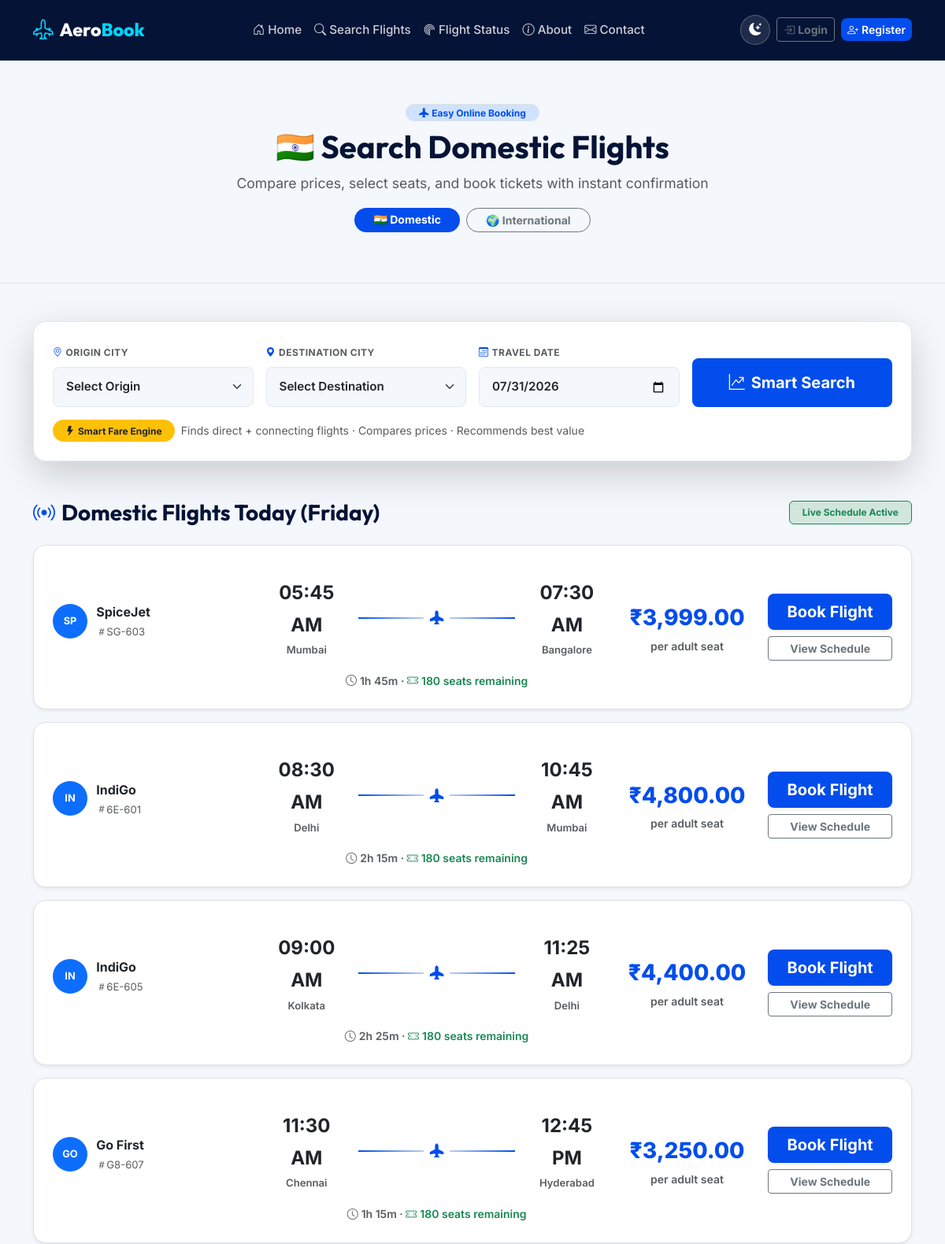
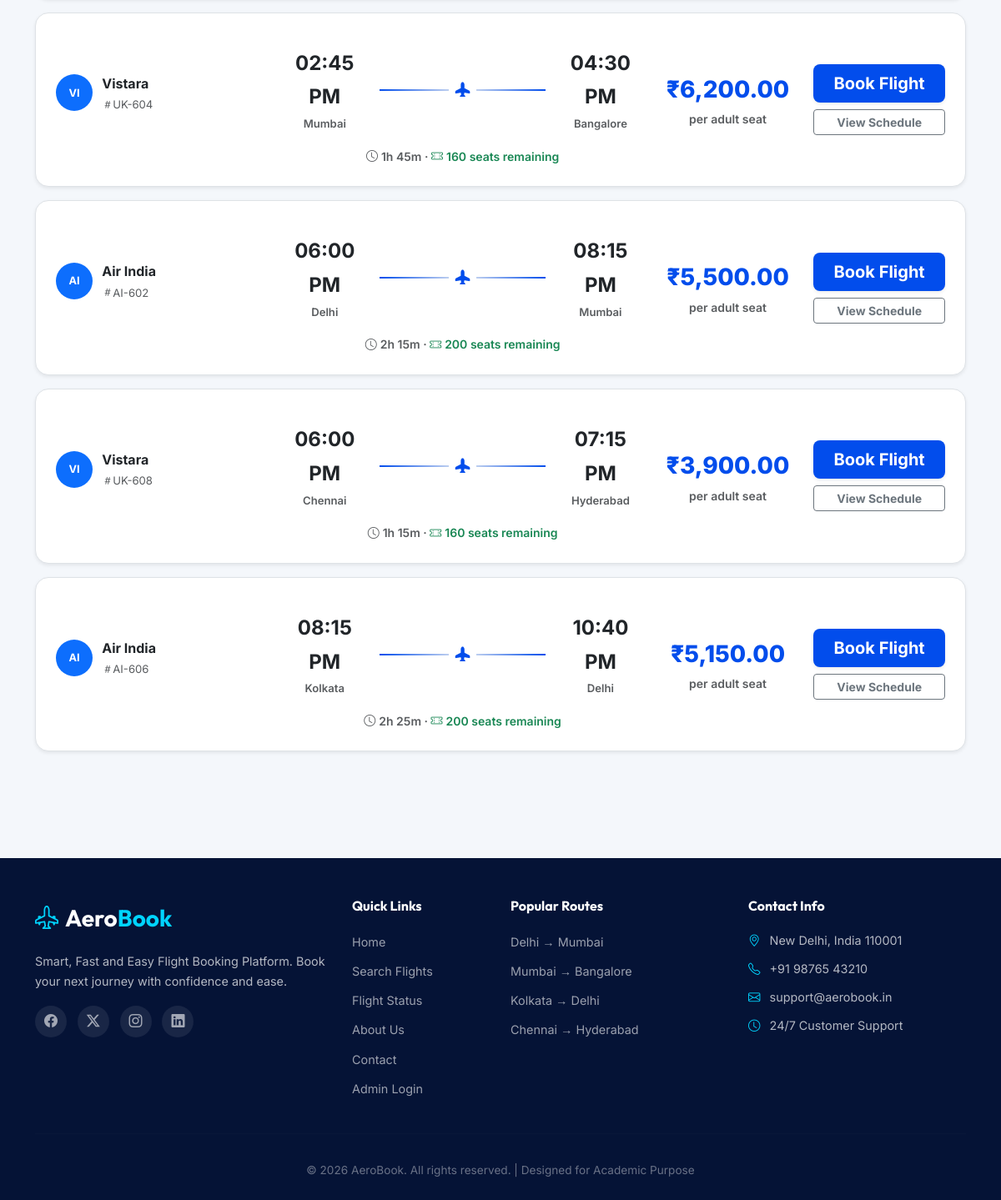
The app's page /search-flights.php with its own data (2 pictures, top to bottom).
### tables this page shows
CREATE TABLE IF NOT EXISTS flights (
    flight_id INT AUTO_INCREMENT PRIMARY KEY,
    airline_name VARCHAR(100) NOT NULL,
    flight_number VARCHAR(20) NOT NULL UNIQUE,
    source VARCHAR(100) NOT NULL,
    destination VARCHAR(100) NOT NULL,
    departure_time DATETIME NOT NULL,
    arrival_time DATETIME NOT NULL,
    total_seats INT NOT NULL DEFAULT 180,
    seats_available INT NOT NULL DEFAULT 180,
    price DECIMAL(10, 2) NOT NULL,
    status ENUM('Scheduled', 'Delayed', 'Cancelled', 'Completed') DEFAULT 'Scheduled',
    created_at TIMESTAMP DEFAULT CURRENT_TIMESTAMP
);

### includes/FlightHelper.php (called while the page is built, shortened)
<?php
if (!defined('AEROBOOK_FLIGHT_HELPER')) {
function getTodaysFlights($date) {
    global $conn;
    $stmt = mysqli_prepare($conn, "SELECT * FROM flights WHERE status='Scheduled' AND seats_available > 0 AND DAYOFWEEK(departure_time) = DAYOFWEEK(?) ORDER BY TIME(departure_time) ASC");
    mysqli_stmt_bind_param($stmt, "s", $date);
    mysqli_stmt_execute($stmt);
    $result = mysqli_stmt_get_result($stmt);
    $flights = [];
    while ($row = mysqli_fetch_assoc($result)) $flights[] = $row;
    return $flights;
}
}

### includes/functions.php (called while the page is built, shortened)
<?php
function formatPrice($price) {
    return '₹' . number_format($price, 2);
}
function formatTime($datetime) {
    return date('h:i A', strtotime($datetime));
}
function calcDuration($departure, $arrival) {
    $dep = new DateTime($departure);
    $arr = new DateTime($arrival);
    $diff = $dep->diff($arr);
    return $diff->h . 'h ' . $diff->i . 'm';
}
function airlineInitials($name) {
    return strtoupper(substr($name, 0, 2));
}
function isDomesticRoute($source, $destination) {
    $src = trim($source);
    $dst = trim($destination);
    return in_array($src, INDIAN_CITIES) && in_array($dst, INDIAN_CITIES);
}
function filterFlightsByRegion($flights, $region) {
    if ($region === 'domestic') {
        return array_values(array_filter($flights, function($f) {
            return isDomesticRoute($f['source'], $f['destination']);
        }));
    }
    return $flights;
}
function getTodaysFlightsRegion($date, $region = '') {
    return filterFlightsByRegion(getTodaysFlights($date), $region);
}

### search-flights.php (the view, shortened to what this page needs)
<?php
require_once 'includes/header.php';
$region = trim($_GET['region'] ?? 'domestic');
$isDomestic = ($region === 'domestic');
$regionIcon = $isDomestic ? '🇮🇳' : '🌍';
?>
<div class="page-header text-center">
    <div class="container">
        <span class="badge bg-primary-subtle text-accent mb-2 px-3 py-1 border border-accent rounded-pill">
            <i class="bi bi-airplane-fill me-1"></i>Easy Online Booking
        </span>
        <h1 class="fw-bold"><?php echo $regionIcon; ?> Search <?php echo $isDomestic ? 'Domestic' : 'International'; ?> Flights</h1>
        <p class="text-muted">Compare prices, select seats, and book tickets with instant confirmation</p>
        <div class="d-flex gap-2 justify-content-center mt-2">
            <a href="?region=domestic" class="btn btn-sm <?php echo $isDomestic ? 'btn-accent' : 'btn-outline-secondary'; ?> fw-bold rounded-pill px-4">🇮🇳 Domestic</a>
            <a href="?region=international" class="btn btn-sm <?php echo !$isDomestic ? 'btn-accent' : 'btn-outline-secondary'; ?> fw-bold rounded-pill px-4">🌍 International</a>
        </div>
    </div>
</div>
<div class="container py-5">
    <div class="search-panel shadow-lg rounded-4 p-4 mb-5" style="margin-top:0; background: var(--surface-card);">
        <form action="<?php echo BASE_URL; ?>fare-results.php" method="GET" class="needs-loading">
            <div class="row g-3 align-items-end">
                <div class="col-md-3">
                    <label class="form-label uppercase-label text-muted mb-2"><i class="bi bi-geo-alt me-1 text-accent"></i>Origin City</label>
                    <select name="source" class="form-select form-select-lg fw-semibold" required>
                        <option value="">Select Origin</option>
                    </select>
                </div>
                <div class="col-md-3">
                    <label class="form-label uppercase-label text-muted mb-2"><i class="bi bi-geo-alt-fill me-1 text-accent"></i>Destination City</label>
                    <select name="destination" class="form-select form-select-lg fw-semibold" required>
                        <option value="">Select Destination</option>
                    </select>
                </div>
                <div class="col-md-3">
                    <label class="form-label uppercase-label text-muted mb-2"><i class="bi bi-calendar3 me-1 text-accent"></i>Travel Date</label>
                    <input type="date" name="travel_date" class="form-control form-control-lg fw-semibold" min="<?php echo date('Y-m-d'); ?>" value="<?php echo date('Y-m-d'); ?>">
                </div>
                <div class="col-md-3">
                    <button type="submit" class="btn btn-accent btn-lg w-100 fw-bold py-3"><i class="bi bi-graph-up-arrow me-2"></i>Smart Search</button>
                </div>
            </div>
            <div class="row mt-3">
                <div class="col-12">
                    <div class="d-flex align-items-center gap-2 flex-wrap">
                        <span class="badge bg-warning text-dark px-3 py-2 fw-bold rounded-pill"><i class="bi bi-lightning-fill me-1"></i>Smart Fare Engine</span>
                        <small class="text-muted">Finds direct + connecting flights · Compares prices · Recommends best value</small>
                    </div>
                </div>
            </div>
        </form>
    </div>
    <?php
    $today_date = date('Y-m-d');
    $today_day = date('l');
    ?>
    <div class="d-flex justify-content-between align-items-center mb-4">
        <h3 class="fw-bold mb-0"><i class="bi bi-broadcast me-2 text-accent"></i><?php echo $isDomestic ? 'Domestic' : 'International'; ?> Flights Today (<?php echo $today_day; ?>)</h3>
        <span class="badge bg-success-subtle text-success border border-success px-3 py-2 fw-bold">Live Schedule Active</span>
    </div>
    <?php
    $flights = getTodaysFlightsRegion($today_date, $region);
    if (!empty($flights)): foreach ($flights as $f): ?>
    <div class="flight-card hover-lift p-4 mb-3 border rounded-4 bg-white shadow-sm">
        <div class="row align-items-center">
            <div class="col-md-3">
                <div class="flight-airline">
                    <div class="airline-logo bg-primary text-white rounded-circle fw-extrabold d-flex align-items-center justify-content-center" style="width: 44px; height: 44px;">
                        <?php echo airlineInitials($f['airline_name']); ?>
                    </div>
                    <div>
                        <div class="airline-name fw-bold text-dark fs-6"><?php echo htmlspecialchars($f['airline_name']); ?></div>
                        <div class="flight-number text-muted small"><i class="bi bi-hash"></i><?php echo htmlspecialchars($f['flight_number']); ?></div>
                    </div>
                </div>
            </div>
            <div class="col-md-5">
                <div class="flight-route">
                    <div class="route-point">
                        <div class="route-time fw-extrabold fs-4 text-dark"><?php echo formatTime($f['departure_time']); ?></div>
                        <div class="route-city text-muted small fw-semibold"><?php echo htmlspecialchars($f['source']); ?></div>
                    </div>
                    <div class="route-line"><i class="bi bi-airplane-fill"></i></div>
                    <div class="route-point">
                        <div class="route-time fw-extrabold fs-4 text-dark"><?php echo formatTime($f['arrival_time']); ?></div>
                        <div class="route-city text-muted small fw-semibold"><?php echo htmlspecialchars($f['destination']); ?></div>
                    </div>
                </div>
                <div class="route-duration text-center text-muted small fw-semibold mt-1">
                    <i class="bi bi-clock me-1"></i><?php echo calcDuration($f['departure_time'], $f['arrival_time']); ?> ·
                    <span class="text-success"><i class="bi bi-ticket-perforated me-1"></i><?php echo $f['seats_available']; ?> seats remaining</span>
                </div>
            </div>
            <div class="col-md-2 text-center my-2 my-md-0">
                <div class="flight-price text-accent fw-extrabold fs-3"><?php echo formatPrice($f['price']); ?></div>
                <small class="text-muted d-block fw-semibold">per adult seat</small>
            </div>
            <div class="col-md-2 text-end">
                <a href="<?php echo BASE_URL; ?>booking.php?flight_id=<?php echo $f['flight_id']; ?>&date=<?php echo $today_date; ?>" class="btn btn-accent btn-lg w-100 fw-bold shadow-sm mb-2">Book Flight</a>
                <a href="<?php echo BASE_URL; ?>flight-details.php?id=<?php echo $f['flight_id']; ?>&date=<?php echo $today_date; ?>" class="btn btn-outline-secondary btn-sm w-100 fw-bold">View Schedule</a>
            </div>
        </div>
    </div>
    <?php endforeach; endif; ?>
</div>
<?php require_once 'includes/footer.php'; ?>

### css/style.css (style rules this page uses)
:root { --primary: #051336; --primary-light: #0b1f4d; --accent: #024dec; --accent-hover: #033bb2; --accent-glow: rgba(2, 77, 236, 0.25); --surface: #f4f7fb; --surface-card: #ffffff; --text-primary: #051336; --text-secondary: #586985; --text-light: #94a3b8; --border: #e2e8f0; --success: #10b981; --danger: #ef4444; --warning: #f59e0b; --gradient-hero: linear-gradient(135deg, #d3e1ef 0%, #f4f7fb 100%); --gradient-accent: linear-gradient(135deg, #024dec, #033bb2); --gradient-card: linear-gradient(145deg, #ffffff 0%, #f8fafc 100%); --shadow-sm: 0 1px 3px rgba(0,0,0,0.06); --shadow-md: 0 6px 16px rgba(0,0,0,0.06); --shadow-lg: 0 12px 32px rgba(10, 22, 40, 0.08); --shadow-glow: 0 0 20px var(--accent-glow); --radius-sm: 8px; --radius-md: 12px; --radius-lg: 20px; --font-primary: 'Inter', sans-serif; --font-heading: 'Outfit', sans-serif; --transition: all 0.3s cubic-bezier(0.4, 0, 0.2, 1); }
*, *::before, *::after { box-sizing: border-box; }
body { font-family: var(--font-primary); color: var(--text-primary); background: var(--surface); line-height: 1.7; overflow-x: hidden; }
h1,h2,h3,h4,h5,h6 { font-family: var(--font-heading); font-weight: 700; }
a { text-decoration: none; transition: var(--transition); }
.text-accent { color: var(--accent) !important; }
.btn-accent { background: var(--accent); color: #fff; border: none; font-weight: 600; border-radius: var(--radius-sm); transition: var(--transition); }
.search-panel { background: var(--surface-card); border-radius: var(--radius-md); padding: 2.5rem; box-shadow: var(--shadow-lg); margin-top: -60px; position: relative; z-index: 10; border: 1px solid var(--border); }
.search-panel .form-label { font-weight: 700; font-size: 0.75rem; text-transform: uppercase; letter-spacing: 0.5px; color: var(--text-secondary); }
.search-panel .form-control,.search-panel .form-select { border: 1px solid var(--border); background-color: var(--surface); border-radius: var(--radius-sm); padding: 0.8rem 1rem; font-size: 0.95rem; transition: var(--transition); }
.flight-card { background: var(--surface-card); border: 1px solid var(--border); border-radius: var(--radius-md); padding: 1.5rem; transition: var(--transition); margin-bottom: 1rem; }
.flight-airline { display: flex; align-items: center; gap: 0.7rem; margin-bottom: 1rem; }
.airline-logo { width: 42px; height: 42px; background: var(--surface); border-radius: var(--radius-sm); display: flex; align-items: center; justify-content: center; font-weight: 700; font-size: 0.8rem; color: var(--accent); }
.airline-name { font-weight: 700; font-size: 1rem; }
.flight-number { color: var(--text-secondary); font-size: 0.82rem; }
.flight-route { display: flex; align-items: center; gap: 1rem; margin: 1rem 0; }
.route-point { text-align: center; flex: 1; }
.route-time { font-size: 1.35rem; font-weight: 700; }
.route-city { font-size: 0.82rem; color: var(--text-secondary); }
.route-line { flex: 2; display: flex; align-items: center; justify-content: center; position: relative; }
.route-line::before { content: ''; width: 100%; height: 2px; background: linear-gradient(90deg, var(--accent), var(--border), var(--accent)); position: absolute; }
.route-line i { background: var(--surface-card); padding: 0 0.5rem; position: relative; color: var(--accent); font-size: 1.1rem; }
.flight-price { font-size: 1.5rem; font-weight: 800; color: var(--accent); }
.page-header { background: var(--surface); padding: 8rem 0 4rem; color: var(--primary); text-align: center; position: relative; overflow: hidden; border-bottom: 1px solid var(--border); }
.page-header h1 { font-size: 2.5rem; font-weight: 800; }
.page-header p { color: var(--text-secondary); font-size: 1.1rem; }
.fade-in { animation: fadeInUp 0.5s ease forwards; }
.hover-lift { transition: transform 0.2s ease, box-shadow 0.2s ease; }
.uppercase-label { font-size: 0.7rem; font-weight: 700; color: var(--text-secondary); text-transform: uppercase; letter-spacing: 0.4px; }
body { transition: background-color 0.25s ease, color 0.25s ease; }
.card, .form-control, .form-select, .table, .alert, .dropdown-menu, .modal-content { transition: background-color 0.25s ease, color 0.25s ease, border-color 0.25s ease; }

### records on screen
flights: airline_name "SP", airline_name "SpiceJet", flight_number "SG-603", departure_time "05:45 AM", source "Mumbai", arrival_time "07:30 AM", destination "Bangalore", calcDuration($f['departure_time'], $f['arrival_time']) "1h 45m", seats_available "180", price "₹3,999.00"
flights: airline_name "IN", airline_name "IndiGo", flight_number "6E-601", departure_time "08:30 AM", source "Delhi", arrival_time "10:45 AM", destination "Mumbai", calcDuration($f['departure_time'], $f['arrival_time']) "2h 15m", seats_available "180", price "₹4,800.00"
flights: airline_name "IN", airline_name "IndiGo", flight_number "6E-605", departure_time "09:00 AM", source "Kolkata", arrival_time "11:25 AM", destination "Delhi", calcDuration($f['departure_time'], $f['arrival_time']) "2h 25m", seats_available "180", price "₹4,400.00"
flights: airline_name "GO", airline_name "Go First", flight_number "G8-607", departure_time "11:30 AM", source "Chennai", arrival_time "12:45 PM", destination "Hyderabad", calcDuration($f['departure_time'], $f['arrival_time']) "1h 15m", seats_available "180", price "₹3,250.00"
flights: airline_name "VI", airline_name "Vistara", flight_number "UK-604", departure_time "02:45 PM", source "Mumbai", arrival_time "04:30 PM", destination "Bangalore", calcDuration($f['departure_time'], $f['arrival_time']) "1h 45m", seats_available "160", price "₹6,200.00"
flights: airline_name "AI", airline_name "Air India", flight_number "AI-602", departure_time "06:00 PM", source "Delhi", arrival_time "08:15 PM", destination "Mumbai", calcDuration($f['departure_time'], $f['arrival_time']) "2h 15m", seats_available "200", price "₹5,500.00"
flights: airline_name "VI", airline_name "Vistara", flight_number "UK-608", departure_time "06:00 PM", source "Chennai", arrival_time "07:15 PM", destination "Hyderabad", calcDuration($f['departure_time'], $f['arrival_time']) "1h 15m", seats_available "160", price "₹3,900.00"
flights: airline_name "AI", airline_name "Air India", flight_number "AI-606", departure_time "08:15 PM", source "Kolkata", arrival_time "10:40 PM", destination "Delhi", calcDuration($f['departure_time'], $f['arrival_time']) "2h 25m", seats_available "200", price "₹5,150.00"

### other values on screen
$regionIcon "🇮🇳"
